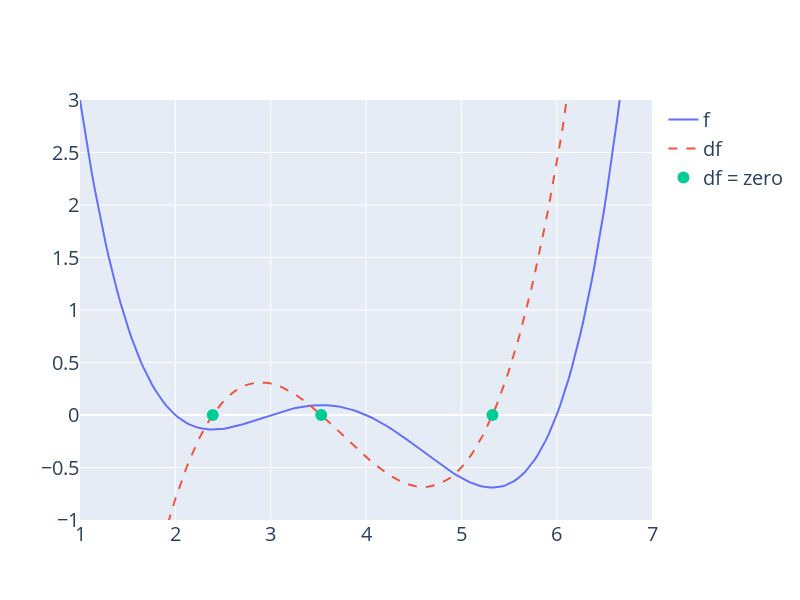

Notebook code for this chart:
### Markdown cell above
`scipy.optimize.minimize` is great. It may also seem a bit magical. How could you write a function that can find the minimum of any mathematical function? There are a number of ways to do this, which we'll explore in today's lecture, eventually arriving at the important idea of **gradient descent**, which is the principle that `scipy.optimize.minimize` uses.

It turns out that under the hood, the `fit` method for `LinearRegression` models uses gradient descent. Gradient descent is also how much of machine learning works, including even advanced neural network models. 

In Data 100, the gradient descent process will usually be invisible to us, hidden beneath an abstraction layer. However, to be good data scientists, it's important that we know the underlying principles that optimization functions harness to find optimal parameters.


#### Digging into Gradient Descent
Looking at the function across this domain, it is clear that the function's minimum value occurs around $\theta = 5.3$. Let's pretend for a moment that we *couldn't* see the full view of the cost function. How would we guess the value of $\theta$ that minimizes the function? 

It turns out that the first derivative of the function can give us a clue. In the graph below, the function and its derivative are plotted, with points where the derivative is equal to 0 plotted in light green.

````{dropdown} Click to see the code
```python
import plotly.graph_objects as go

def derivative_arbitrary(x):
    return (4*x**3 - 45*x**2 + 160*x - 180)/10

fig = go.Figure()
roots = np.array([2.3927, 3.5309, 5.3263])

fig.add_trace(go.Scatter(x = xs, y = arbitrary(xs), 
                         mode = "lines", name = "f"))
fig.add_trace(go.Scatter(x = xs, y = derivative_arbitrary(xs), 
                         mode = "lines", name = "df", line = {"dash": "dash"}))
fig.add_trace(go.Scatter(x = np.array(roots), y = 0*roots, 
                         mode = "markers", name = "df = zero", marker_size = 12))
fig.update_layout(font_size = 20, yaxis_range=[-1, 3])
fig.update_layout(autosize=False, width=800, height=600)
fig.show()
```
````

### Code cell
import plotly.graph_objects as go

def derivative_arbitrary(x):
    return (4*x**3 - 45*x**2 + 160*x - 180)/10

fig = go.Figure()
roots = np.array([2.3927, 3.5309, 5.3263])

fig.add_trace(go.Scatter(x = xs, y = arbitrary(xs), 
                         mode = "lines", name = "f"))
fig.add_trace(go.Scatter(x = xs, y = derivative_arbitrary(xs), 
                         mode = "lines", name = "df", line = {"dash": "dash"}))
fig.add_trace(go.Scatter(x = np.array(roots), y = 0*roots, 
                         mode = "markers", name = "df = zero", marker_size = 12))
fig.update_layout(font_size = 20, yaxis_range=[-1, 3])
fig.update_layout(autosize=False, width=800, height=600)
fig.show()

### Figure 1 — Plotly figure (JSON) as saved in the notebook; plotly's stock layout.template omitted (floating-point values rounded to 4 significant figures; data arrays with more than 128 entries replaced by an {"elided": "..."} marker saying what was removed)
{"data": [{"mode": "lines", "name": "f", "type": "scatter", "x": {"elided": "200 float values"}, "y": {"elided": "200 float values"}}, {"line": {"dash": "dash"}, "mode": "lines", "name": "df", "type": "scatter", "x": {"elided": "200 float values"}, "y": {"elided": "200 float values"}}, {"marker": {"size": 12}, "mode": "markers", "name": "df = zero", "type": "scatter", "x": [2.393, 3.531, 5.326], "y": [0.0, 0.0, 0.0]}], "layout": {"autosize": false, "font": {"size": 20}, "height": 600, "width": 800, "yaxis": {"range": [-1, 3]}}}
